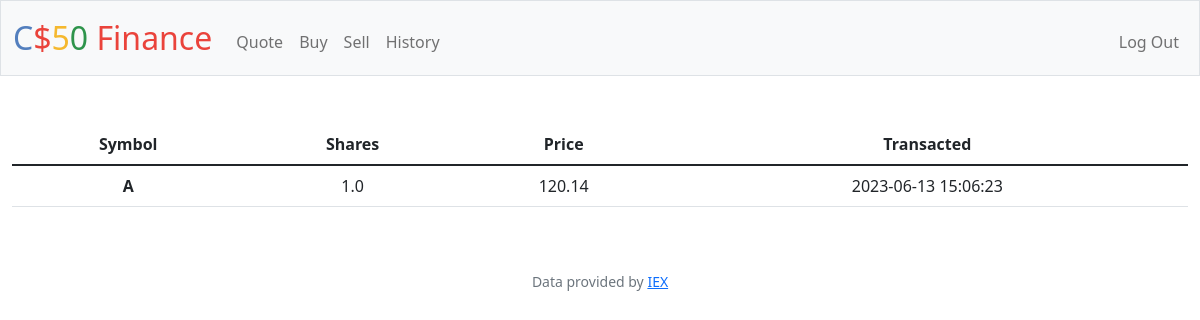
Page /history (signed in) on the committed database.
### tables this page shows
CREATE TABLE transactions(
id integer PRIMARY KEY AUTOINCREMENT,
user_id integer not null,
ticker varchar(8) not null,
price real not null,
shares real not null,
timestamp DATETIME DEFAULT CURRENT_TIMESTAMP,
FOREIGN KEY (user_id) REFERENCES users(id)
);

### app.py (the view)
@app.route("/history")
@login_required
def history():
    id = session["user_id"]
    rows = db.execute("SELECT ticker, shares, price, timestamp FROM transactions WHERE user_id = ?", id)
    if rows:
        return render_template("history.html", rows=rows)
    else:
        return apology("no history to show yet", 400)

### app.py (called while the page is built)
@app.after_request
def after_request(response):
    response.headers["Cache-Control"] = "no-cache, no-store, must-revalidate"
    response.headers["Expires"] = 0
    response.headers["Pragma"] = "no-cache"
    return response

### helpers.py (called while the page is built)
def login_required(f):
    @wraps(f)
    def decorated_function(*args, **kwargs):
        if session.get("user_id") is None:
            return redirect("/login")
        return f(*args, **kwargs)
    return decorated_function

### templates/history.html (shortened to what this page needs)
{% extends "layout.html" %}
{% block main %}
<table class="table table-hover">
    <thead>
      <tr>
        <th scope="col">Symbol</th>
        <th scope="col">Shares</th>
        <th scope="col">Price</th>
        <th scope="col">Transacted</th>
      </tr>
    </thead>
    <tbody>
      {% for row in rows %}
      <tr>
          <th scope="row"> {{ row.ticker }} </th>
          <td> {{ row.shares }} </td>
          <td> {{ row.price }} </td>
          <td> {{ row.timestamp }} </td>
      </tr>
      {% endfor %}
    </tbody>
</table>
{% endblock %}

### rows in the picture
transactions: ticker "A", shares "1.0", price "120.14", timestamp "2023-06-13 15:06:23"
